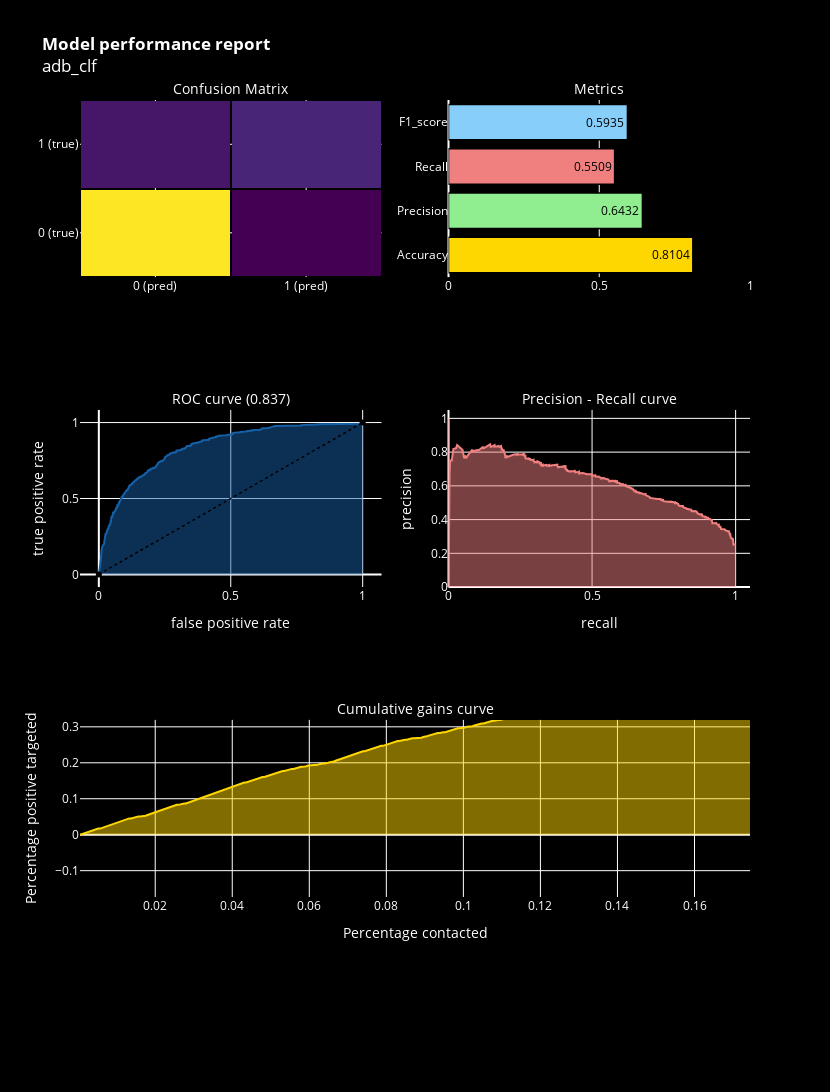

Notebook code cell kept with this figure:
### Markdown cell above
# 3. AdaBoost

### Code cell
# AdaBoost Algorithm
from sklearn.ensemble import AdaBoostClassifier

adb_clf = AdaBoostClassifier()
# n_estimators = 50 (default value) 
# base_estimator = DecisionTreeClassifier (default value)
adb_clf.fit(X_train,y_train)
y_pred = adb_clf.predict(X_test)
y_score = adb_clf.predict_proba(X_test)[:,1]

model_performance('adb_clf')

### Figure 1 — Plotly figure (JSON) as saved in the notebook; plotly's stock layout.template omitted (floating-point values rounded to 4 significant figures; data arrays with more than 128 entries replaced by an {"elided": "..."} marker saying what was removed)
{"data": [{"colorscale": [[0, "#440154"], [0.1111, "#482878"], [0.2222, "#3e4989"], [0.3333, "#31688e"], [0.4444, "#26828e"], [0.5556, "#1f9e89"], [0.6667, "#35b779"], [0.7778, "#6ece58"], [0.8889, "#b5de2b"], [1, "#fde725"]], "showscale": false, "x": ["0 (pred)", "1 (pred)"], "xaxis": "x", "xgap": 2, "y": ["0 (true)", "1 (true)"], "yaxis": "y", "ygap": 2, "z": [[1418, 162], [238, 292]], "type": "heatmap"}, {"marker": {"color": ["gold", "lightgreen", "lightcoral", "lightskyblue"], "line": {"color": "#000000", "width": 1.5}}, "opacity": 1, "orientation": "h", "text": [0.8104, 0.6432, 0.5509, 0.5935], "textfont": {"color": "black"}, "textposition": "auto", "x": [0.8104, 0.6432, 0.5509, 0.5935], "xaxis": "x2", "y": ["Accuracy", "Precision", "Recall", "F1_score"], "yaxis": "y2", "type": "bar"}, {"fill": "tozeroy", "line": {"color": "rgb(22, 96, 167)", "width": 2}, "name": "Roc : 0.837", "x": {"elided": "768 float values"}, "xaxis": "x3", "y": {"elided": "768 float values"}, "yaxis": "y3", "type": "scatter"}, {"line": {"color": "black", "dash": "dot", "width": 1.5}, "x": [0, 1], "xaxis": "x3", "y": [0, 1], "yaxis": "y3", "type": "scatter"}, {"fill": "tozeroy", "line": {"color": "lightcoral", "width": 2}, "name": "Precision[0.25166192 0.25130641 0.25142586 ... 0.66666667 0.         1.        ]", "x": {"elided": "1528 float values"}, "xaxis": "x4", "y": {"elided": "1528 float values"}, "yaxis": "y4", "type": "scatter"}, {"fill": "tozeroy", "line": {"color": "gold", "width": 2}, "x": {"elided": "368 float values"}, "xaxis": "x5", "y": {"elided": "2110 float values"}, "yaxis": "y5", "type": "scatter"}], "layout": {"annotations": [{"font": {"color": "white", "size": 14}, "showarrow": false, "text": "Confusion Matrix", "x": 0.225, "xanchor": "center", "xref": "paper", "y": 1, "yanchor": "bottom", "yref": "paper"}, {"font": {"color": "white", "size": 14}, "showarrow": false, "text": "Metrics", "x": 0.775, "xanchor": "center", "xref": "paper", "y": 1, "yanchor": "bottom", "yref": "paper"}, {"font": {"color": "white", "size": 14}, "showarrow": false, "text": "ROC curve (0.837)", "x": 0.225, "xanchor": "center", "xref": "paper", "y": 0.6111, "yanchor": "bottom", "yref": "paper"}, {"font": {"color": "white", "size": 14}, "showarrow": false, "text": "Precision - Recall curve", "x": 0.775, "xanchor": "center", "xref": "paper", "y": 0.6111, "yanchor": "bottom", "yref": "paper"}, {"font": {"color": "white", "size": 14}, "showarrow": false, "text": "Cumulative gains curve", "x": 0.5, "xanchor": "center", "xref": "paper", "y": 0.2222, "yanchor": "bottom", "yref": "paper"}], "autosize": false, "font": {"color": "white"}, "height": 1500, "margin": {"b": 195}, "paper_bgcolor": "black", "plot_bgcolor": "black", "showlegend": false, "title": {"text": "<b>Model performance report</b><br>adb_clf"}, "width": 830, "xaxis": {"anchor": "y", "color": "white", "domain": [0, 0.45], "type": "category", "range": [-0.5, 1.5], "autorange": true}, "yaxis": {"anchor": "x", "color": "white", "domain": [0.7778, 1], "type": "category", "range": [-0.5, 1.5], "autorange": true}, "xaxis2": {"anchor": "y2", "color": "white", "domain": [0.55, 1], "range": [0, 1], "type": "linear"}, "yaxis2": {"anchor": "x2", "color": "white", "domain": [0.7778, 1], "type": "category", "range": [-0.5, 3.5], "autorange": true}, "xaxis3": {"anchor": "y3", "color": "white", "domain": [0, 0.45], "title": {"text": "false positive rate"}, "type": "linear", "range": [-0.07135, 1.071], "autorange": true}, "yaxis3": {"anchor": "x3", "color": "white", "domain": [0.3889, 0.6111], "title": {"text": "true positive rate"}, "type": "linear", "range": [-0.0734, 1.073], "autorange": true}, "xaxis4": {"anchor": "y4", "color": "white", "domain": [0.55, 1], "range": [0, 1.05], "title": {"text": "recall"}, "type": "linear"}, "yaxis4": {"anchor": "x4", "color": "white", "domain": [0.3889, 0.6111], "range": [0, 1.05], "title": {"text": "precision"}, "type": "linear"}, "xaxis5": {"anchor": "y5", "color": "white", "domain": [0, 1], "title": {"text": "Percentage contacted"}, "type": "linear", "range": [0.0004739, 0.1744], "autorange": true}, "yaxis5": {"anchor": "x5", "color": "white", "domain": [0, 0.2222], "title": {"text": "Percentage positive targeted"}, "type": "linear", "range": [-0.1732, 0.3193], "autorange": false}}}
